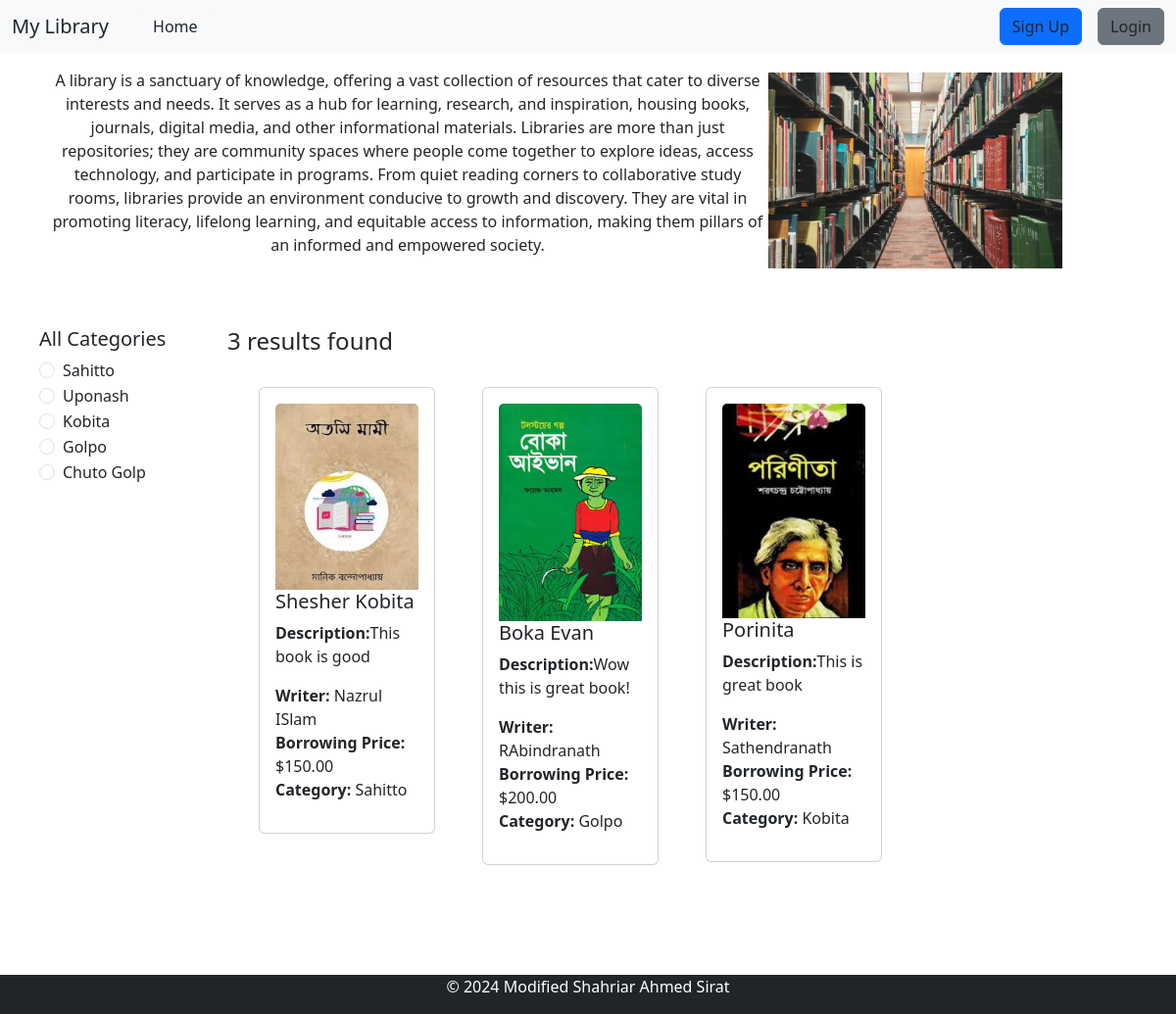
The page / on the database its author committed.
### categories/models.py (models this page shows, shortened)
class Category(models.Model):
    name = models.CharField(max_length=150)
    slug = models.SlugField(max_length=150,unique=True,null=True,blank=True)

### books/models.py (models this page shows, shortened)
class Book(models.Model):
    title = models.CharField(max_length=50)
    book_author = models.CharField(max_length=50, null=True, blank=True)
    description = models.TextField()
    image = models.ImageField(upload_to='uploads/')
    borrowing_price = models.DecimalField(max_digits=10, decimal_places=2)
    category = models.ForeignKey(Category, on_delete=models.CASCADE)

### core/views.py (the view)
# urls.py: path('',HomeView.as_view(),name='home'),
class HomeView(TemplateView):
    template_name = 'index.html'
    def get_context_data(self,**kwargs):
        context = super().get_context_data(**kwargs)
        category_slug = self.kwargs.get('category_slug')
        if category_slug:
            cat = get_object_or_404(Category,slug=category_slug)
            context['data'] = Book.objects.filter(category = cat)
        else:
            context['data'] = Book.objects.all()
        context['category'] = Category.objects.all()
        return context

### core/templates/index.html
{% extends "base.html" %}
{% load static %}
{% block content %}
<div class="d-flex flex-wrap align-items-center px-5 py-3">
  <div class="col-8"><p class="text-center">A library is a sanctuary of knowledge, offering a vast collection of resources that cater to diverse interests and needs. It serves as a hub for learning, research, and inspiration, housing books, journals, digital media, and other informational materials. Libraries are more than just repositories; they are community spaces where people come together to explore ideas, access technology, and participate in programs. From quiet reading corners to collaborative study rooms, libraries provide an environment conducive to growth and discovery. They are vital in promoting literacy, lifelong learning, and equitable access to information, making them pillars of an informed and empowered society.</p></div>
  <div class="col-4"><img style="width:300px;" src= "{% static 'library.jpg' %}" /></div>
</div>
<div class="d-flex flex-wrap p-4" >
  <div class="col-2 bg-white p-3">
    <h5><a class="text-decoration-none text-dark" href="{% url 'home'%}">All Categories</a></h5>
    {% for cat in category %}
    <div class="form-check">
      <input
        class="form-check-input"
        type="radio"
        name="category"
        id="{{cat.id}}"
      />
      <label class="form-check-label" for="{{cat.id}}">
        <a class="text-decoration-none text-dark" href="{% url 'category_wise' cat.slug %}">{{cat.name}}</a>
      </label>
    </div>
    {% endfor %}
  </div>
  <div class="col-10 p-3">
    <h4>{{ data | length }} results found</h4>
    <div class="d-flex flex-wrap px-2">
      {% for book in data%}
      <div class="col-sm-3">
        <div class="card m-4">
          <div class="card-body">
            <img class="card-img-top" src="{{book.image.url}}" alt="Card image cap">
            <h5 class="card-title"><a href = "{% url 'details' book.id %}" class="text-decoration-none text-dark">{{book.title}}</a></h5>
            <p class="card-text"><strong>Description:</strong>{{book.description | truncatewords:10 }}</p>
            <ul class="list-unstyled">
              <li><strong>Writer:</strong> {{ book.book_author }}</li>
              <li><strong>Borrowing Price:</strong> ${{ book.borrowing_price }}</li>
              <li><strong>Category:</strong> {{ book.category.name }}</li>
          </ul>
          </div>
        </div>
      </div>
      {% endfor %}
    </div>
  </div>
</div>
{% endblock  %}

### core/templates/base.html (shortened to what this page needs)
<!doctype html>
<html lang="en">
  <head>
    <link href="https://cdn.jsdelivr.net/npm/bootstrap@5.3.3/dist/css/bootstrap.min.css" rel="stylesheet">
  </head>
  <body>
    <header>
        {% include "navbar.html" %}
    </header>
    <main >
        {% block content %}
        {% endblock  %}
    </main>
    <footer class="bg-dark">
        {% include "footer.html" %}
    </footer>
  </body>
</html>

### core/templates/navbar.html (shortened to what this page needs)
<nav class="navbar navbar-expand-lg navbar-dark bg-body-tertiary">
    <div class="container-fluid">
        <span class="navbar-brand mb-0 h1 text-dark">My Library</span>
      <div class="collapse navbar-collapse" id="navbarSupportedContent">
        <ul class="navbar-nav me-auto mb-2 mb-lg-0">
          <li class="nav-item mx-3">
            <a class="btn btn-light text-dark" href="{% url 'home' %}">Home</a>
          </li>
        </ul>
        <div>
          <ul class="navbar-nav me-auto mb-2 mb-lg-0">
            {% if request.user.is_authenticated %}
            <li class="nav-item mx-3">
              <a class="btn btn-success text-dark" href="{% url 'profile' %}">Profile</a>
            </li>
            <li class="nav-item">
              <a class="btn btn-danger text-dark" href="{% url 'logout' %}">Log Out</a>
            </li>
            {% else %}
            <li class="nav-item mx-3">
              <a class="btn btn-primary text-dark" href="{% url 'register' %}">Sign Up</a>
            </li>
            <li class="nav-item">
              <a class="btn btn-secondary text-dark" href="{% url 'login' %}">Login</a>
            </li>
            {% endif %}
          </ul>
        </div>
      </div>
    </div>
  </nav>

### core/templates/footer.html
<footer class="footer bg-blue-900 text-white relative border-b-2 mt-10">
    <div class="container mx-auto px-6">
        <div class="mt-5 flex flex-col items-center">
            <div class="sm:w-2/3 text-center py-0 pb-2">
                <p class="text-md text-white font-bold mb-2">
                    © {% now "Y" %} Modified Shahriar Ahmed Sirat
                </p>
            </div>
        </div>
    </div>
</footer>

### rows shown on the page
Category: name "Sahitto"
Category: name "Uponash"
Category: name "Kobita"
Category: name "Golpo"
Category: name "Chuto Golp"
Book: image (picture), title "Shesher Kobita", description "This book is good", book_author "Nazrul ISlam", borrowing_price "150.00", category.name "Sahitto"
Book: image (picture), title "Boka Evan", description "Wow this is great book!", book_author "RAbindranath", borrowing_price "200.00", category.name "Golpo"
Book: image (picture), title "Porinita", description "This is great book", book_author "Sathendranath", borrowing_price "150.00", category.name "Kobita"

### other values the page prints
{{ data | length }} "3"
